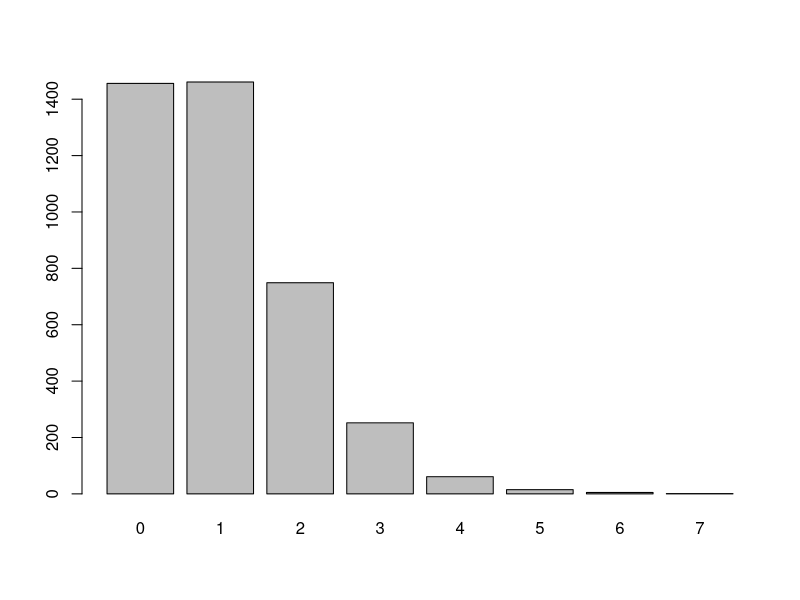

This chart was generated by the following R code:
#### Lab 4 Task 1: Poisson regression - the MCMC way.
### Libraries
library(mvtnorm)

### Functions
logPostPoisson = function(beta, X, y, mu.0, Sigma.0) {
  
  # likelihood
  log.likelihood = sum(y * X %*% beta - exp(X %*% beta))
  if(abs(log.likelihood)==Inf) log.likelihood = -20000
  
  # prior
  log.prior = dmvnorm(beta, mean = mu.0, sigma = Sigma.0, log = TRUE)
  
  # posterior
  log.posterior = log.likelihood + log.prior
  
  return(log.posterior)
}

Metropolis = function(theta, c, propSigma, logPostFunc, nBurnin, nSamples, ...) {
  
  # setup sampling
  p = length(theta)
  theta.samples = matrix(NA, nSamples, p)
  
  # initial values 
  theta.c = theta
  
  for(i in -nBurnin:nSamples) {
    # propose sample
    theta.p = as.vector(rmvnorm(1, mean = theta.c, sigma = c * propSigma))
    
    # calculate posterior likelihoods
    log.post.p = logPostFunc(theta.p, ...)
    log.post.c = logPostFunc(theta.c, ...)
    
    # calculate alpha
    alpha = min(1, exp(log.post.p - log.post.c))
    
    # with probabiliy alpha, choose proposed sample as sample
    u = runif(1, min = 0, max = 1)
    if(u < alpha) theta.c = theta.p
    
    # save sample if not burnin phase
    if(i>0) theta.samples[i,] = theta.c
  }
  
  return(theta.samples)
}

### Setup
data.ebay = read.table("eBayNumberOfBidderData.dat", header=TRUE)
X = as.matrix(data.ebay[,-1])
y = data.ebay[,1]
n = length(y)
p = dim(X)[2]

### Implementation
# a)
glm.fit = glm(nBids ~ 0 + ., data=data.ebay, family="poisson")
summary(glm.fit)
#   Coefficients:
#               Estimate Std. Error z value  Pr(>|z|)    
#   Const        1.07244    0.03077  34.848   < 2e-16 *** #significant
#   PowerSeller -0.02054    0.03678  -0.558    0.5765    
#   VerifyID    -0.39452    0.09243  -4.268 0.0000197 *** #significant
#   Sealed       0.44384    0.05056   8.778   < 2e-16 *** #significant
#   Minblem     -0.05220    0.06020  -0.867    0.3859    
#   MajBlem     -0.22087    0.09144  -2.416    0.0157 *   #significant
#   LargNeg      0.07067    0.05633   1.255    0.2096    
#   LogBook     -0.12068    0.02896  -4.166 0.0000309 *** #significant
#   MinBidShare -1.89410    0.07124 -26.588   < 2e-16 *** #significant
#   ---
#   Signif. codes:  0 ‘***’ 0.001 ‘**’ 0.01 ‘*’ 0.05 ‘.’ 0.1 ‘ ’ 1

# b)
# prior
mu.0 = rep(0, p)
Sigma.0 = 100 * solve(t(X) %*% X)

# optim
optim.res = optim(mu.0, logPostPoisson, X, y, mu.0, Sigma.0, 
                  gr = NULL, method = "BFGS", control = list(fnscale = -1), hessian = T)

# extract results
beta.mode = optim.res$par
beta.neg.inv.hessian = -solve(optim.res$hessian)

# c)
nBurnin = 1000
nSamples = 4000
c = 0.5
beta.samples = Metropolis(mu.0, c, beta.neg.inv.hessian, 
                            logPostPoisson, nBurnin, nSamples,  
                            X, y, mu.0, Sigma.0)

# d)
# example auction
auction = c(1, 1, 1, 1, 0, 0, 0, 1, 0.5)

# sample nBids
nBids.samples = numeric()
for(i in 1:nSamples) {
  nBids.samples[i] = rpois(1, exp(auction %*% beta.samples[i,]))
}
# plot samples
barplot(table(nBids.samples))

# calculate probabilty of no bidders
prob = sum(ifelse(nBids.samples == 0, 1, 0)) / nSamples # 0.3825
